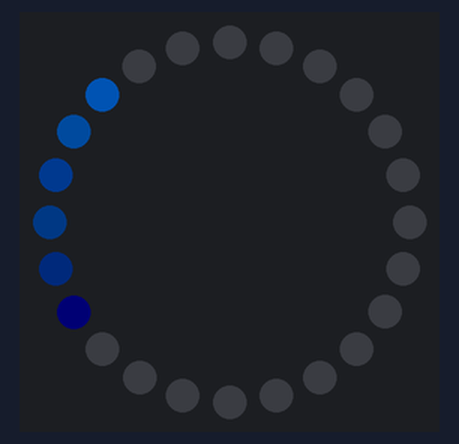
A sketch run on a simulated ESP32. Shown: 24 RGB LEDs in a ring, first at the top, clockwise. Dim RGB values are drawn brighter than linear.

Above: at 2.97 s.
At 3.88 s:
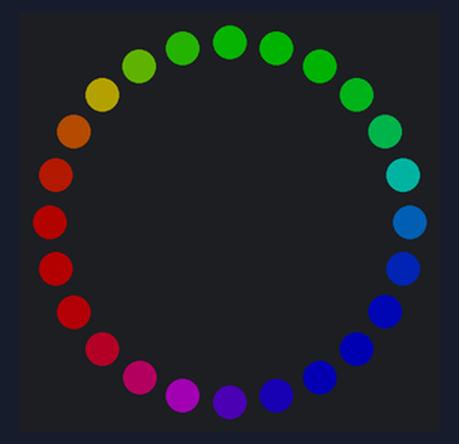
At 5.1 s:
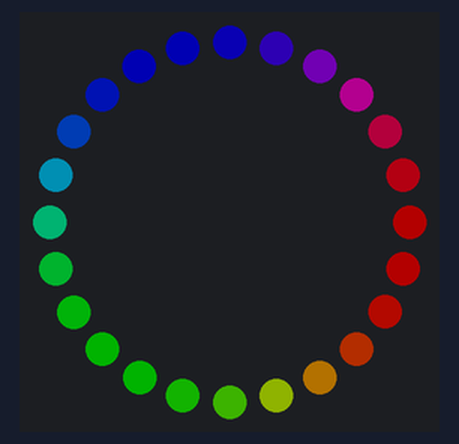
At 6.32 s:
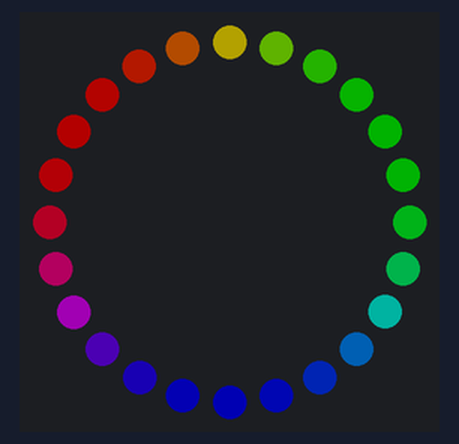
At 8.14 s:
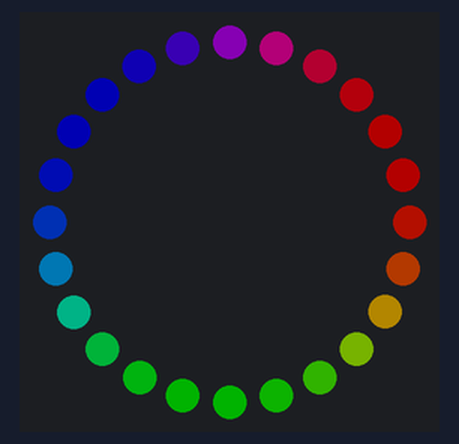
At 14.24 s:
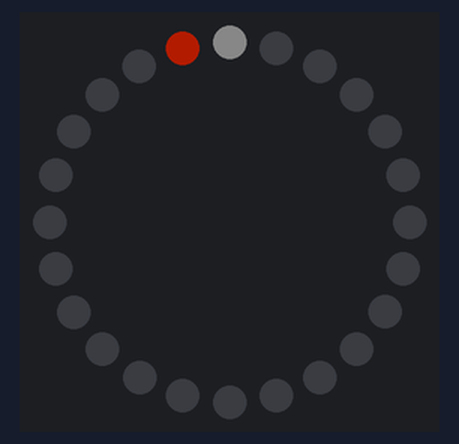

The sketch:

example.ino
```cpp
// Arduino sketch using the Adafruit_NeoPixel library to run comet and rainbow animations (and a partial clock-sweep) on the 24-LED WS2812 ring.
//
// Buy this module: https://shillehtek.com/products/ws2812-led-ring-90mm-arduino-raspberry-pi-esp32
// Full manual: https://shillehtek.com/blogs/shillehtek-product-manuals/ws2812-led-ring-90mm-arduino-raspberry-pi-esp32-manual
// More examples: https://github.com/shillehbean/shillehtek-examples
//

// WS2812 24-LED Ring - Arduino Example
// DI->D6 via 330 ohm, 5V->5V, GND->GND
// Library: "Adafruit NeoPixel" (Library Manager)

#include <Adafruit_NeoPixel.h>

#define PIN        6
#define NUM_LEDS   24

Adafruit_NeoPixel ring(NUM_LEDS, PIN, NEO_GRB + NEO_KHZ800);

void setup() {
  ring.begin();
  ring.setBrightness(60);            // 0-255; keep low on USB power
  ring.show();
}

void comet(uint32_t color, int loops) {
  for (int t = 0; t < loops * NUM_LEDS; t++) {
    ring.clear();
    for (int tail = 0; tail < 6; tail++) {
      int i = (t - tail + NUM_LEDS * 8) % NUM_LEDS;
      uint8_t fade = 255 >> tail;
      uint8_t r = (uint8_t)(color >> 16) * fade / 255;
      uint8_t g = (uint8_t)(color >> 8)  * fade / 255;
      uint8_t b = (uint8_t)(color)       * fade / 255;
      ring.setPixelColor(i, r, g, b);
    }
    ring.show();
    delay(40);
  }
}

void rainbow(int loops) {
  for (int j = 0; j < 256 * loops; j++) {
    for (int i = 0; i < NUM_LEDS; i++) {
      ring.setPixelColor(i, ring.gamma32(
        ring.ColorHSV((i * 65536L / NUM_LEDS + j * 256) & 0xFFFF)));
    }
    ring.show();
    delay(10);
  }
}

void clockSweep(int loops) {
  for (int t = 0; t < loops * NUM_LEDS; t++) {
    ring.clear();
    ring.setPixelColor(t % NUM_LEDS, 255, 40, 0);      // hand
    ring.setPixelColor(0, 40, 40, 40);                 // 12 o'clock mark
    ring.show();
    delay(120);
  }
}

void loop() {
  comet(ring.Color(0, 120, 255), 3);
  rainbow(2);
  clockSweep(2);
}
```

Measured:
- by itself, everything shown: repeats every 14.3 s, in 90 steps
